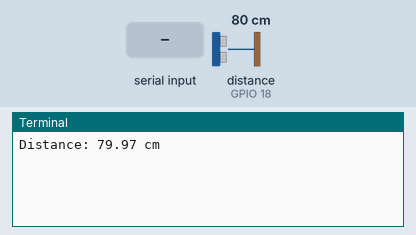
Simulated run of this program. Board: Raspberry Pi (BCM pin numbers). On the bench: the last lines printed to the terminal. The inputs (shaded band) are chosen by the test bench; at power-on: distance to the obstacle (sensor on GPIO 18) 80 cm. The echo pulse lasts 58.3 µs per cm; the clock reads 2024-03-15 10:24:30 at power-on unless the program sets it. At 2.8 s the program stops and its outputs stay as they are.

Above: at 1.2 s.
1.3 s: "1" typed at the terminal, then Enter
At 2.3 s:
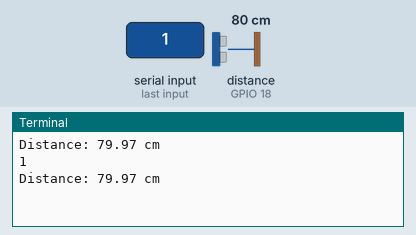
2.8 s: "q" typed at the terminal, then Enter
At 3.3 s:
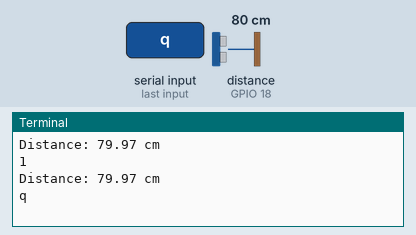

The program:

ir.py
```python
#####################
#                   #
#   Team: Top-Gun   #
#                   #
#####################

import RPi.GPIO as GPIO
import time

TRIG = 15#GPIO4  - pin 7
ECHO = 18 #GPIO17 - pin 11

GPIO.setmode(GPIO.BCM)
GPIO.setup(TRIG,GPIO.OUT)
GPIO.setup(ECHO,GPIO.IN)

def get_distance():
    GPIO.output(TRIG, True)
    time.sleep(0.00001)
    GPIO.output(TRIG, False)

    pulse_start = time.time()
    pulse_end = time.time()


    while GPIO.input(ECHO) == 0:
        pulse_start = time.time()

    while GPIO.input(ECHO) == 1:
        pulse_end = time.time()

    #calculation part
    pulse_duration = pulse_end - pulse_start
    distance = pulse_duration*17150
    distance = round(distance,2)

    return distance

try:

    while True:
        distance = get_distance()
        print('Distance: {} cm'.format(distance))
        time.sleep(0.5)

        if input()=='q':
            break
except KeyboardInterrupt:
    pass

GPIO.cleanup()
```

Measured:
- after the input at 1.3 s, the terminal: prints a new line at once (image 1)
- after the input at 2.8 s, the terminal: prints a new line at once (image 2)
